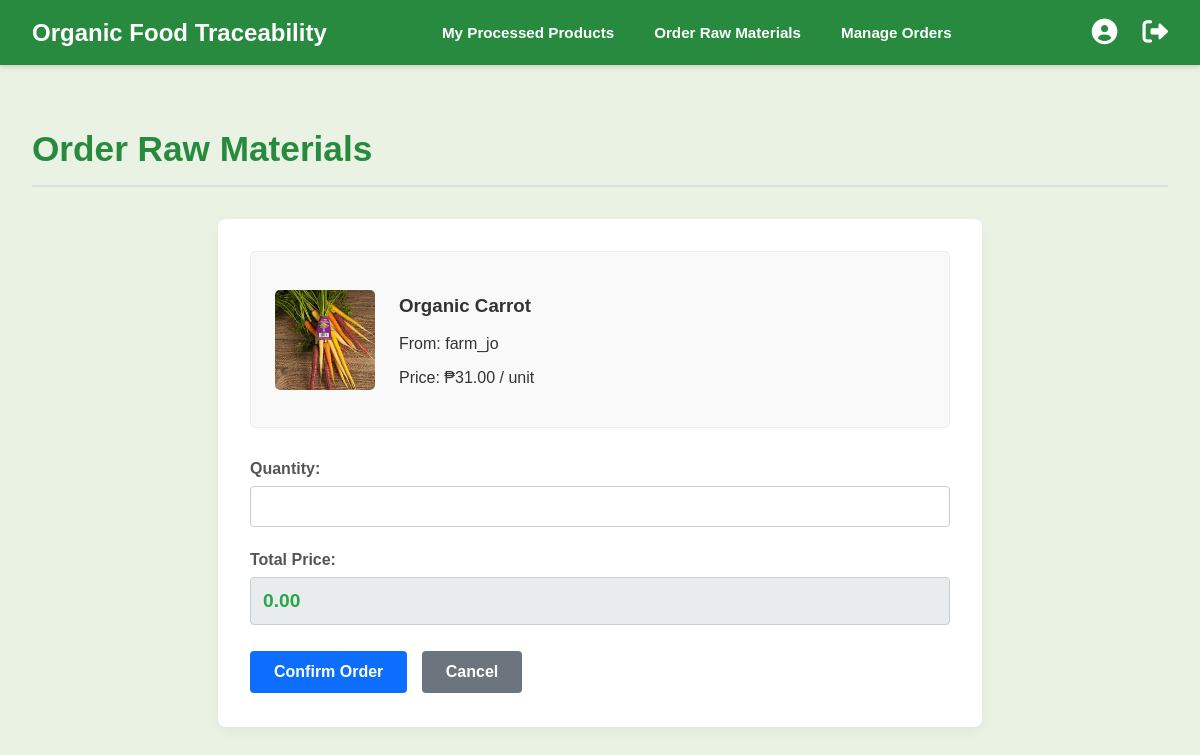
Screenshot of /place_manufacturer_order.php?product_id=15 (signed in) with the database file from the repository.
### tables this page shows
CREATE TABLE IF NOT EXISTS `products` (
  `ProductID` int NOT NULL AUTO_INCREMENT,
  `ProductName` varchar(150) NOT NULL,
  `ProductDescription` text,
  `CreatedByUserID` int NOT NULL,
  `ProductImage` varchar(255) DEFAULT NULL,
  `Quantity` decimal(10,2) DEFAULT NULL,
  `Price` decimal(10,2) DEFAULT NULL,
  `ShelfLifeDays` int DEFAULT NULL,
  `ProductType` varchar(20) NOT NULL DEFAULT 'Processed',
  `DateAdded` datetime DEFAULT CURRENT_TIMESTAMP,
  PRIMARY KEY (`ProductID`),
  KEY `CreatedByUserID` (`CreatedByUserID`),
  KEY `idx_product_type` (`ProductType`)
);

CREATE TABLE IF NOT EXISTS `users` (
  `UserID` int NOT NULL AUTO_INCREMENT,
  `Username` varchar(100) NOT NULL,
  `PasswordHash` varchar(255) NOT NULL,
  `RoleID` int NOT NULL,
  `FullName` varchar(150) DEFAULT NULL,
  `Email` varchar(150) DEFAULT NULL,
  `ContactNumber` varchar(20) DEFAULT NULL,
  `Address` text,
  `CertificateInfo` varchar(255) DEFAULT NULL,
  `VerificationStatus` varchar(20) NOT NULL DEFAULT 'Pending',
  `VerifiedByAdminID` int DEFAULT NULL,
  `VerificationDate` datetime DEFAULT NULL,
  `DateRegistered` datetime DEFAULT CURRENT_TIMESTAMP,
  PRIMARY KEY (`UserID`),
  UNIQUE KEY `Username` (`Username`),
  UNIQUE KEY `Email` (`Email`),
  KEY `RoleID` (`RoleID`),
  KEY `VerifiedByAdminID` (`VerifiedByAdminID`)
);

### place_manufacturer_order.php (the view, shortened to what this page needs)
<?php
include_once 'header_app.php';
$message = ''; $product_id = filter_input(INPUT_GET, 'product_id', FILTER_VALIDATE_INT);
$sql_fetch = "SELECT p.*, u.Username as FarmerName, u.UserID as FarmerID FROM Products p JOIN Users u ON p.CreatedByUserID=u.UserID JOIN UserRoles ur ON u.RoleID=ur.RoleID WHERE p.ProductID=? AND ur.RoleName='Farmer' AND p.ProductType='Raw'";
$stmt_fetch = $conn->prepare($sql_fetch); $product = null; $product_price = 0; $farmer_id = 0;
if($stmt_fetch){ $stmt_fetch->bind_param("i", $product_id); $stmt_fetch->execute(); $result=$stmt_fetch->get_result();
    if ($result->num_rows == 1) { $product=$result->fetch_assoc(); $product_price=$product['Price']??0; $farmer_id=$product['FarmerID']; }
} else { error_log("Place Mfr Order - Fetch Prep Fail: ".$conn->error); }
?>
<div class="page-header"> <h1>Order Raw Materials</h1> </div>
<div class="form-card">
    <div class="product-summary">
        <?php if(!empty($product['ProductImage'])&&file_exists($product['ProductImage'])){echo'<img src="'.htmlspecialchars($product['ProductImage']).'" alt="">';}else{echo'<img src="https://via.placeholder.com/100?text=No+Image" alt="">';}?>
        <div><h3><?php echo htmlspecialchars($product['ProductName']);?></h3><p>From: <?php echo htmlspecialchars($product['FarmerName']);?></p><p>Price: ₱<?php echo number_format($product_price,2);?> / unit</p></div>
    </div>
    <form action="place_manufacturer_order.php?product_id=<?php echo $product_id; ?>" method="POST">
        <label for="order_quantity">Quantity:</label><input type="number" id="order_quantity" name="order_quantity" step="0.01" min="0.01" required oninput="calculateTotal()">
        <label>Total Price:</label><input type="text" id="total-price-display" value="0.00" disabled>
        <input type="hidden" id="total_price_hidden" name="total_price" value="0"> <button type="submit" name="place_mf_order" class="btn-submit">Confirm Order</button>
        <a href="browse_farmer_products.php" class="btn-cancel">Cancel</a>
    </form>
</div>
</div></body></html>

### app_style.css (style rules this page uses)
body { font-family:Arial,sans-serif;background-color:#EAF2E3;margin:0;padding:0;color:#333 }
.page-header { display:flex;justify-content:space-between;align-items:center;margin-bottom:2rem;padding-bottom:1rem;border-bottom:2px solid #ddd }
.page-header h1 { font-size:2.2rem;color:#278A3F;margin:0 }
.form-card { background:#fff;padding:2rem;border-radius:8px;box-shadow:0 4px 12px rgba(0,0,0,.05);max-width:900px;margin:1rem auto }
.form-card label { display:block;margin-bottom:.5rem;font-weight:700;color:#555 }
.form-card input[type=text],.form-card input[type=number],.form-card input[type=date],.form-card input[type=file],.form-card select,.form-card textarea { width:100%;padding:.75rem;margin-bottom:1.5rem;border:1px solid #ccc;border-radius:4px;box-sizing:border-box }
.form-card input[disabled] { background-color:#e9ecef;cursor:not-allowed }
.btn-submit { background:#28a745;color:#fff;padding:.75rem 1.5rem;border:none;border-radius:4px;font-size:1rem;font-weight:700;cursor:pointer }
.btn-cancel { display:inline-block;background:#6c757d;color:#fff;padding:.75rem 1.5rem;border:none;border-radius:4px;font-size:1rem;font-weight:700;cursor:pointer;text-decoration:none;margin-left:10px }
.btn-details,.btn-cancel,.btn-action { display:inline-block;padding:5px 10px;font-size:.8rem;color:#fff;text-decoration:none;border-radius:4px;border:none;cursor:pointer;margin:2px; }
.btn-cancel { background-color:#dc3545 }

### place_manufacturer_order.php (style rules this page uses)
.form-card { background:#fff;padding:2rem;border-radius:8px;box-shadow:0 4px 12px rgba(0,0,0,.05);max-width:700px;margin:1rem auto }
.form-card label { display:block;margin-bottom:.5rem;font-weight:700;color:#555 }
.form-card input[type=text],.form-card input[type=number] { width:100%;padding:.75rem;margin-bottom:1.5rem;border:1px solid #ccc;border-radius:4px;box-sizing:border-box }
.form-card input[disabled] { background-color:#e9ecef;cursor:not-allowed }
.product-summary { display:flex;align-items:center;gap:1.5rem;margin-bottom:2rem;background-color:#f9f9f9;padding:1.5rem;border-radius:5px;border:1px solid #eee }
.product-summary img { width:100px;height:100px;object-fit:cover;border-radius:5px }
#total-price-display { font-weight:700;font-size:1.2rem;color:#28a745 }
.btn-submit { background-color:#0d6efd;color:#fff;padding:.75rem 1.5rem;border:none;border-radius:4px;font-size:1rem;font-weight:700;cursor:pointer }
.btn-cancel { display:inline-block;background-color:#6c757d;color:#fff;padding:.75rem 1.5rem;border:none;border-radius:4px;font-size:1rem;font-weight:700;cursor:pointer;text-decoration:none;margin-left:10px }

### rows the page displays
products: ProductImage (picture), ProductName "Organic Carrot", CreatedByUserID.Username "farm_jo", Price "31.00"
